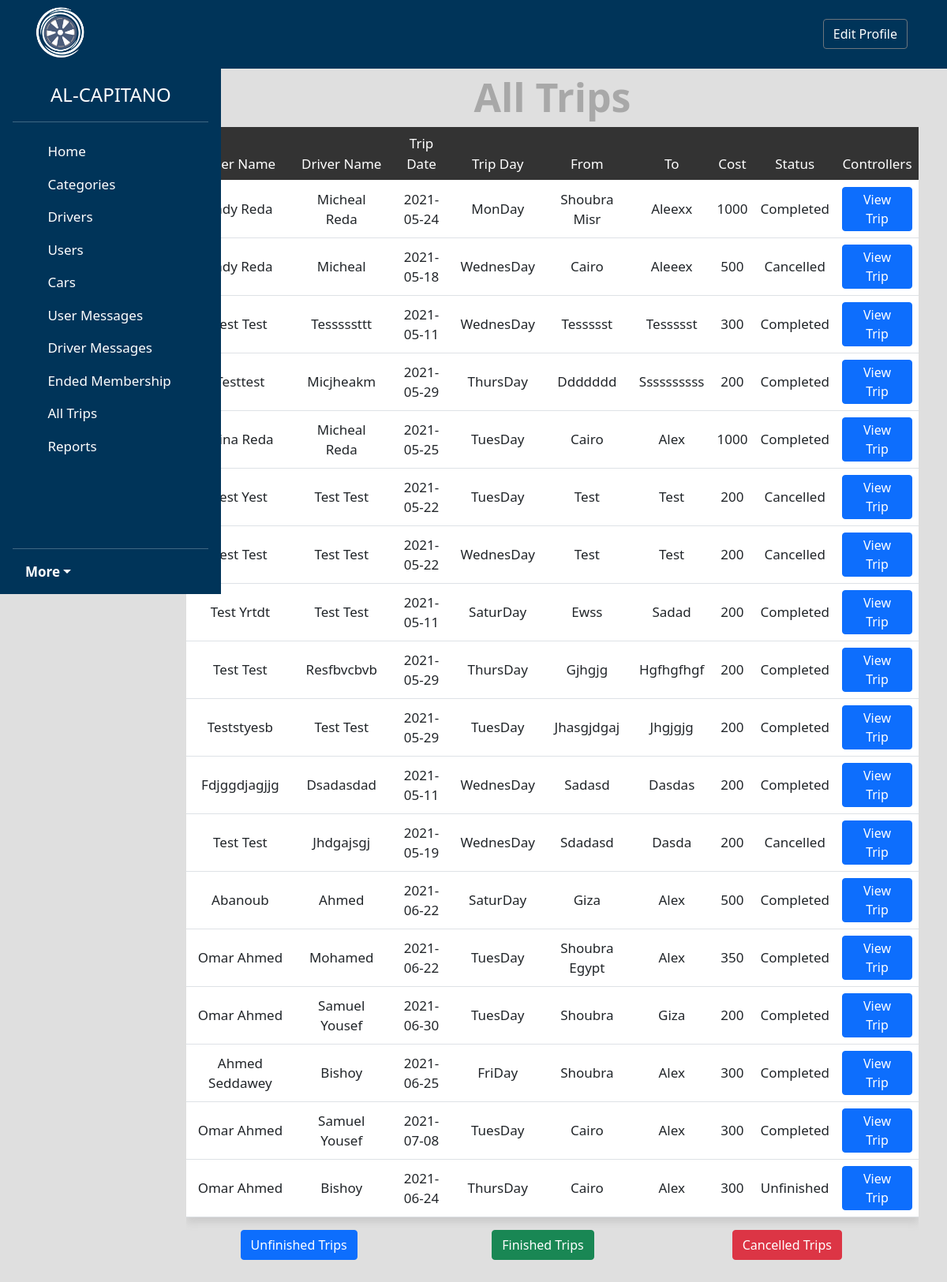
The app's page /admin/alltrips.php (signed in) with its own data.
### tables this page shows
CREATE TABLE `trips` (
  `Trip_ID` int(11) NOT NULL,
  `Full_Name_User` varchar(255) NOT NULL,
  `Email_User` varchar(255) NOT NULL,
  `Phone_User` varchar(255) NOT NULL,
  `Driver_Name` varchar(255) NOT NULL,
  `Trip_Date` varchar(255) NOT NULL,
  `Trip_Day` varchar(255) NOT NULL,
  `From_Place` varchar(255) NOT NULL,
  `To_Place` varchar(255) NOT NULL,
  `Trip_Cost` varchar(255) NOT NULL,
  `DriverID` int(11) NOT NULL,
  `UserID` int(11) NOT NULL,
  `Status` int(11) NOT NULL DEFAULT 0 COMMENT '0 = unfinished 1 = finished 2 = canceld'
);

### admin/includes/functions/model.php (called while the page is built, shortened)
<?php
class model
{
    function all3()
    {
        global $conn;
        $table = get_class($this);
        $stmt = $conn->prepare("SELECT * FROM $table  ");
        $stmt->execute();
        $data = $stmt->fetchAll();
        return $data;
    }
}

### admin/alltrips.php (the view, shortened to what this page needs)
<?php
if (isset($_SESSION['admin'])) {
    $tripObject = new trips();
    if (isset($_GET['do'])) {
        $do = $_GET['do'];
    } else {
        $do = 'manage';
    }
    if ($do == 'manage') {
        $trips = $tripObject->all3();
        if (!empty($trips)) {
?>
            <h1 class="text-center edit">All trips</h1>
            <div class="container ">
                <div class="table-responsive trips-table">
                    <table class="table main-table text-center  ">
                        <thead>
                            <tr>
                                <td class=""> User Name </td>
                                <td class=""> driver Name </td>
                                <td class=""> Trip Date </td>
                                <td class=""> Trip Day </td>
                                <td class=""> From </td>
                                <td class=""> To </td>
                                <td class=""> Cost </td>
                                <td class=""> Status </td>
                                <td>controllers</td>
                            </tr>
                        </thead>
                        <tbody>
                            <?php foreach ($trips as $trip) {  ?>
                                <tr>
                                    <td><?php echo $trip['Full_Name_User'] ?></td>
                                    <td><?php echo $trip['Driver_Name'] ?></td>
                                    <td><?php echo $trip['Trip_Date'] ?></td>
                                    <td><?php echo $trip['Trip_Day'] ?></td>
                                    <td><?php echo $trip['From_Place'] ?></td>
                                    <td><?php echo $trip['To_Place'] ?></td>
                                    <td><?php echo $trip['Trip_Cost'] ?></td>
                                    <td>
                                        <?php
                                        if ($trip['Status'] == 0) {
                                            echo "unfinished";
                                        } elseif ($trip['Status'] == 1) {
                                            echo "completed";
                                        } else {
                                            echo "cancelled";
                                        }
                                        ?>
                                    </td>
                                    <td>
                                        <a class="btn btn-primary" href="alltrips.php?do=view&tripid=<?php echo $trip['Trip_ID'] ?>">view trip</a>
                                    </td>
                                </tr>
                            <?php } ?>
                        </tbody>
                    </table>
                    <div class="row text-center mb-5" style="width: 100%;">
                        <div class="col-4">
                            <a class="btn btn-primary " href="alltrips.php?do=unfinish">unfinished trips</a>
                        </div>
                        <div class="col-4">
                            <a class="btn btn-success" href="alltrips.php?do=finished">finished trips</a>
                        </div>
                        <div class="col-4">
                            <a class="btn btn-danger" href="alltrips.php?do=cancelled">cancelled trips</a>
                        </div>
                    </div>
                </div>
            </div>
        <?php
        } else {
        ?>
            <div class="container">
                <div class="alert alert-danger mt-3 error3"> no trips available to you </div>
            </div>
        <?php
        }
    }
} else {
    header('location: ../prehome.php');
    exit();
}
include $tpl . ('footer.php');

### admin/layout/css/back.css (style rules this page uses)
* { text-transform: capitalize !important; }
body { background-color: rgb(223, 223, 223) !important; font-size: 17px; }
a { text-decoration: none; color: black; }
.btn { color: white; }
.edit { color: rgb(168, 168, 168); margin-top: 30px; font-size: 50px; font-weight: 700; }
.main-table { box-shadow: 0 7px 9px #ccc; }
.main-table tbody td { background-color: #fff; vertical-align: middle !important; }
.main-table thead { background-color: #333; color: #fff; }
.main-table .btn { padding: 3px 10px !important; }

### records on screen
trips: Full_Name_User "Fady Reda", Driver_Name "Micheal Reda", Trip_Date "2021-05-24", Trip_Day "MonDay", From_Place "Shoubra Misr", To_Place "Aleexx", Trip_Cost "1000", Status "Completed"
trips: Full_Name_User "Fady Reda", Driver_Name "Micheal", Trip_Date "2021-05-18", Trip_Day "WednesDay", From_Place "Cairo", To_Place "Aleeex", Trip_Cost "500", Status "Cancelled"
trips: Full_Name_User "Test Test", Driver_Name "Tesssssttt", Trip_Date "2021-05-11", Trip_Day "WednesDay", From_Place "Tessssst", To_Place "Tessssst", Trip_Cost "300", Status "Completed"
trips: Full_Name_User "Testtest", Driver_Name "Micjheakm", Trip_Date "2021-05-29", Trip_Day "ThursDay", From_Place "Ddddddd", To_Place "Ssssssssss", Trip_Cost "200", Status "Completed"
trips: Full_Name_User "Mina Reda", Driver_Name "Micheal Reda", Trip_Date "2021-05-25", Trip_Day "TuesDay", From_Place "Cairo", To_Place "Alex", Trip_Cost "1000", Status "Completed"
trips: Full_Name_User "Test Yest", Driver_Name "Test Test", Trip_Date "2021-05-22", Trip_Day "TuesDay", From_Place "Test", To_Place "Test", Trip_Cost "200", Status "Cancelled"
trips: Full_Name_User "Test Test", Driver_Name "Test Test", Trip_Date "2021-05-22", Trip_Day "WednesDay", From_Place "Test", To_Place "Test", Trip_Cost "200", Status "Cancelled"
trips: Full_Name_User "Test Yrtdt", Driver_Name "Test Test", Trip_Date "2021-05-11", Trip_Day "SaturDay", From_Place "Ewss", To_Place "Sadad", Trip_Cost "200", Status "Completed"
trips: Full_Name_User "Test Test", Driver_Name "Resfbvcbvb", Trip_Date "2021-05-29", Trip_Day "ThursDay", From_Place "Gjhgjg", To_Place "Hgfhgfhgf", Trip_Cost "200", Status "Completed"
trips: Full_Name_User "Teststyesb", Driver_Name "Test Test", Trip_Date "2021-05-29", Trip_Day "TuesDay", From_Place "Jhasgjdgaj", To_Place "Jhgjgjg", Trip_Cost "200", Status "Completed"
trips: Full_Name_User "Fdjggdjagjjg", Driver_Name "Dsadasdad", Trip_Date "2021-05-11", Trip_Day "WednesDay", From_Place "Sadasd", To_Place "Dasdas", Trip_Cost "200", Status "Completed"
trips: Full_Name_User "Test Test", Driver_Name "Jhdgajsgj", Trip_Date "2021-05-19", Trip_Day "WednesDay", From_Place "Sdadasd", To_Place "Dasda", Trip_Cost "200", Status "Cancelled"
trips: Full_Name_User "Abanoub", Driver_Name "Ahmed", Trip_Date "2021-06-22", Trip_Day "SaturDay", From_Place "Giza", To_Place "Alex", Trip_Cost "500", Status "Completed"
trips: Full_Name_User "Omar Ahmed", Driver_Name "Mohamed", Trip_Date "2021-06-22", Trip_Day "TuesDay", From_Place "Shoubra Egypt", To_Place "Alex", Trip_Cost "350", Status "Completed"
trips: Full_Name_User "Omar Ahmed", Driver_Name "Samuel Yousef", Trip_Date "2021-06-30", Trip_Day "TuesDay", From_Place "Shoubra", To_Place "Giza", Trip_Cost "200", Status "Completed"
trips: Full_Name_User "Ahmed Seddawey", Driver_Name "Bishoy", Trip_Date "2021-06-25", Trip_Day "FriDay", From_Place "Shoubra", To_Place "Alex", Trip_Cost "300", Status "Completed"
trips: Full_Name_User "Omar Ahmed", Driver_Name "Samuel Yousef", Trip_Date "2021-07-08", Trip_Day "TuesDay", From_Place "Cairo", To_Place "Alex", Trip_Cost "300", Status "Completed"
trips: Full_Name_User "Omar Ahmed", Driver_Name "Bishoy", Trip_Date "2021-06-24", Trip_Day "ThursDay", From_Place "Cairo", To_Place "Alex", Trip_Cost "300", Status "Unfinished"
